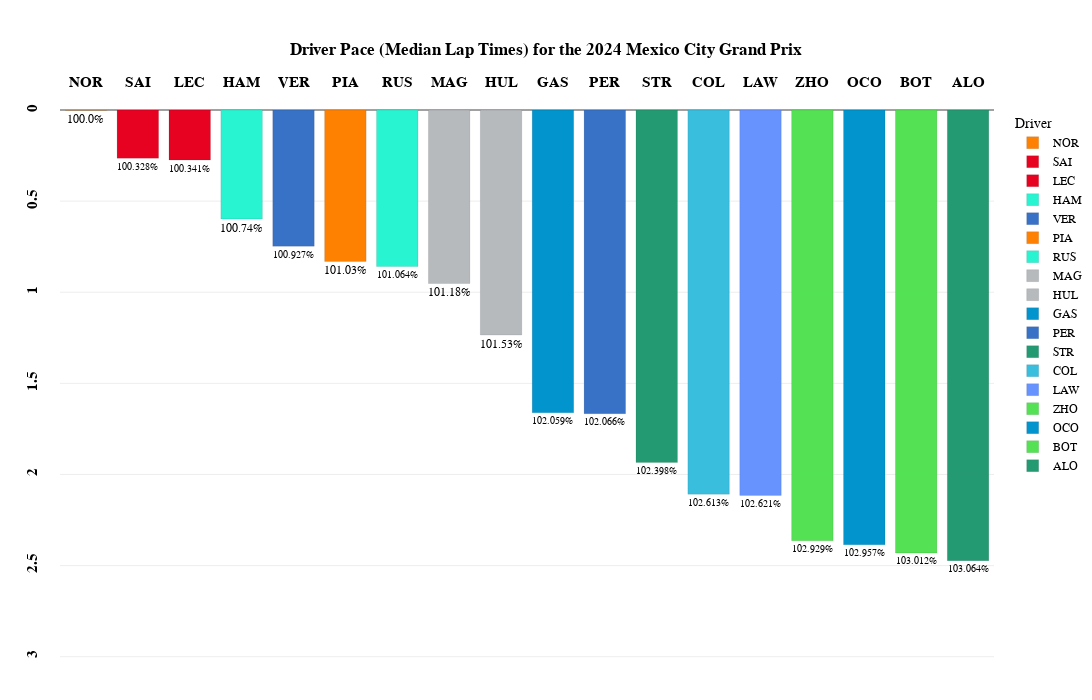

This figure's notebook cell:
### Code cell
fig_median=px.bar(
    transformed_laps_relative_median,
    x="Driver",
    y="Delta",
    color='Driver',
    template="xgridoff",
    title="<b>Driver Pace (Median Lap Times) for the {} {}</b>".format(year,gp),
    text="Delta_Percent",
    height=700, 
    width=1200,
    color_discrete_map={
                 "ALB": "#64C4FF",
                 "ALO": "#229971",
                 "BEA": "#B6BABD",
                 "BOT": "#52e252",
                 "COL": "#37BEDD",
                 "GAS": "#0093cc",
                 "HAM": "#27F4D2",
                 "HUL": "#B6BABD",
                 "LAW": "#6692FF",
                 "LEC": "#E80020",
                 "MAG": "#B6BABD",
                 "NOR": "#FF8000",
                 "OCO": "#0093cc",
                 "PER": "#3671C6",
                 "PIA": "#FF8000",
                 "RIC": "#6692FF",
                 "RUS": "#27F4D2",
                 "SAI": "#E80020",
                 "SAR": "#37BEDD",
                 "STR": "#229971",
                 "TSU": "#6692FF",
                 "VER": "#3671C6",
                 "ZHO": "#52e252"
          }
)

fig_median.update_traces(textposition='outside')

fig_median.update_traces(opacity=0.85)

fig_median.update_traces( marker_line_color='white',marker_line_width=1.5)

fig_median.update_yaxes(tickangle = -90,tickprefix="<b>",ticksuffix ="</b><br>")

fig_median.update_xaxes(tickangle = -0,tickprefix="<b>",ticksuffix ="</b><br>")

fig_median.update_yaxes(range=[transformed_laps_relative_median['Delta'].max()+0.6, 0])

fig_median.update_layout(
    xaxis={'side': 'top'},
    yaxis={'side': 'left'}
)

fig_median.update_xaxes(title_text='')      # Remove axis titles
fig_median.update_yaxes(title_text='')

fig_median.update_xaxes(
        title_standoff = 75
)

fig_median.update_layout(
    title_x=0.5,
    margin=dict(l=60, r=5, t=110, b=30),
    hoverlabel=dict(
    bgcolor="white",
    font_size=16,
    font_family="PT Sans Narrow"
    ),
    yaxis = dict(tickfont = dict(size=15)),
    xaxis = dict(tickfont = dict(size=15)),
    font=dict(
        family="PT Sans Narrow",
        size=12,
        color="Black"
    ),
    title_font_family="PT Sans Narrow"
)
fig_median.update_traces( marker_line_color='Black',marker_line_width=0.1, opacity=0.99)
fig_median.show()

### Figure 1 — Plotly figure (JSON) as saved in the notebook; plotly's stock layout.template omitted (floating-point values rounded to 4 significant figures)
{"data": [{"alignmentgroup": "True", "hovertemplate": "Driver=%{x}<br>Delta=%{y}<br>Delta_Percent=%{text}<extra></extra>", "legendgroup": "NOR", "marker": {"color": "#FF8000", "line": {"color": "Black", "width": 0.1}, "pattern": {"shape": ""}}, "name": "NOR", "offsetgroup": "NOR", "opacity": 0.99, "orientation": "v", "showlegend": true, "text": ["100.0%"], "textposition": "outside", "type": "bar", "x": ["NOR"], "xaxis": "x", "y": [0.001], "yaxis": "y"}, {"alignmentgroup": "True", "hovertemplate": "Driver=%{x}<br>Delta=%{y}<br>Delta_Percent=%{text}<extra></extra>", "legendgroup": "SAI", "marker": {"color": "#E80020", "line": {"color": "Black", "width": 0.1}, "pattern": {"shape": ""}}, "name": "SAI", "offsetgroup": "SAI", "opacity": 0.99, "orientation": "v", "showlegend": true, "text": ["100.328%"], "textposition": "outside", "type": "bar", "x": ["SAI"], "xaxis": "x", "y": [0.265], "yaxis": "y"}, {"alignmentgroup": "True", "hovertemplate": "Driver=%{x}<br>Delta=%{y}<br>Delta_Percent=%{text}<extra></extra>", "legendgroup": "LEC", "marker": {"color": "#E80020", "line": {"color": "Black", "width": 0.1}, "pattern": {"shape": ""}}, "name": "LEC", "offsetgroup": "LEC", "opacity": 0.99, "orientation": "v", "showlegend": true, "text": ["100.341%"], "textposition": "outside", "type": "bar", "x": ["LEC"], "xaxis": "x", "y": [0.275], "yaxis": "y"}, {"alignmentgroup": "True", "hovertemplate": "Driver=%{x}<br>Delta=%{y}<br>Delta_Percent=%{text}<extra></extra>", "legendgroup": "HAM", "marker": {"color": "#27F4D2", "line": {"color": "Black", "width": 0.1}, "pattern": {"shape": ""}}, "name": "HAM", "offsetgroup": "HAM", "opacity": 0.99, "orientation": "v", "showlegend": true, "text": ["100.74%"], "textposition": "outside", "type": "bar", "x": ["HAM"], "xaxis": "x", "y": [0.5975], "yaxis": "y"}, {"alignmentgroup": "True", "hovertemplate": "Driver=%{x}<br>Delta=%{y}<br>Delta_Percent=%{text}<extra></extra>", "legendgroup": "VER", "marker": {"color": "#3671C6", "line": {"color": "Black", "width": 0.1}, "pattern": {"shape": ""}}, "name": "VER", "offsetgroup": "VER", "opacity": 0.99, "orientation": "v", "showlegend": true, "text": ["100.927%"], "textposition": "outside", "type": "bar", "x": ["VER"], "xaxis": "x", "y": [0.748], "yaxis": "y"}, {"alignmentgroup": "True", "hovertemplate": "Driver=%{x}<br>Delta=%{y}<br>Delta_Percent=%{text}<extra></extra>", "legendgroup": "PIA", "marker": {"color": "#FF8000", "line": {"color": "Black", "width": 0.1}, "pattern": {"shape": ""}}, "name": "PIA", "offsetgroup": "PIA", "opacity": 0.99, "orientation": "v", "showlegend": true, "text": ["101.03%"], "textposition": "outside", "type": "bar", "x": ["PIA"], "xaxis": "x", "y": [0.831], "yaxis": "y"}, {"alignmentgroup": "True", "hovertemplate": "Driver=%{x}<br>Delta=%{y}<br>Delta_Percent=%{text}<extra></extra>", "legendgroup": "RUS", "marker": {"color": "#27F4D2", "line": {"color": "Black", "width": 0.1}, "pattern": {"shape": ""}}, "name": "RUS", "offsetgroup": "RUS", "opacity": 0.99, "orientation": "v", "showlegend": true, "text": ["101.064%"], "textposition": "outside", "type": "bar", "x": ["RUS"], "xaxis": "x", "y": [0.859], "yaxis": "y"}, {"alignmentgroup": "True", "hovertemplate": "Driver=%{x}<br>Delta=%{y}<br>Delta_Percent=%{text}<extra></extra>", "legendgroup": "MAG", "marker": {"color": "#B6BABD", "line": {"color": "Black", "width": 0.1}, "pattern": {"shape": ""}}, "name": "MAG", "offsetgroup": "MAG", "opacity": 0.99, "orientation": "v", "showlegend": true, "text": ["101.18%"], "textposition": "outside", "type": "bar", "x": ["MAG"], "xaxis": "x", "y": [0.952], "yaxis": "y"}, {"alignmentgroup": "True", "hovertemplate": "Driver=%{x}<br>Delta=%{y}<br>Delta_Percent=%{text}<extra></extra>", "legendgroup": "HUL", "marker": {"color": "#B6BABD", "line": {"color": "Black", "width": 0.1}, "pattern": {"shape": ""}}, "name": "HUL", "offsetgroup": "HUL", "opacity": 0.99, "orientation": "v", "showlegend": true, "text": ["101.53%"], "textposition": "outside", "type": "bar", "x": ["HUL"], "xaxis": "x", "y": [1.235], "yaxis": "y"}, {"alignmentgroup": "True", "hovertemplate": "Driver=%{x}<br>Delta=%{y}<br>Delta_Percent=%{text}<extra></extra>", "legendgroup": "GAS", "marker": {"color": "#0093cc", "line": {"color": "Black", "width": 0.1}, "pattern": {"shape": ""}}, "name": "GAS", "offsetgroup": "GAS", "opacity": 0.99, "orientation": "v", "showlegend": true, "text": ["102.059%"], "textposition": "outside", "type": "bar", "x": ["GAS"], "xaxis": "x", "y": [1.662], "yaxis": "y"}, {"alignmentgroup": "True", "hovertemplate": "Driver=%{x}<br>Delta=%{y}<br>Delta_Percent=%{text}<extra></extra>", "legendgroup": "PER", "marker": {"color": "#3671C6", "line": {"color": "Black", "width": 0.1}, "pattern": {"shape": ""}}, "name": "PER", "offsetgroup": "PER", "opacity": 0.99, "orientation": "v", "showlegend": true, "text": ["102.066%"], "textposition": "outside", "type": "bar", "x": ["PER"], "xaxis": "x", "y": [1.667], "yaxis": "y"}, {"alignmentgroup": "True", "hovertemplate": "Driver=%{x}<br>Delta=%{y}<br>Delta_Percent=%{text}<extra></extra>", "legendgroup": "STR", "marker": {"color": "#229971", "line": {"color": "Black", "width": 0.1}, "pattern": {"shape": ""}}, "name": "STR", "offsetgroup": "STR", "opacity": 0.99, "orientation": "v", "showlegend": true, "text": ["102.398%"], "textposition": "outside", "type": "bar", "x": ["STR"], "xaxis": "x", "y": [1.935], "yaxis": "y"}, {"alignmentgroup": "True", "hovertemplate": "Driver=%{x}<br>Delta=%{y}<br>Delta_Percent=%{text}<extra></extra>", "legendgroup": "COL", "marker": {"color": "#37BEDD", "line": {"color": "Black", "width": 0.1}, "pattern": {"shape": ""}}, "name": "COL", "offsetgroup": "COL", "opacity": 0.99, "orientation": "v", "showlegend": true, "text": ["102.613%"], "textposition": "outside", "type": "bar", "x": ["COL"], "xaxis": "x", "y": [2.108], "yaxis": "y"}, {"alignmentgroup": "True", "hovertemplate": "Driver=%{x}<br>Delta=%{y}<br>Delta_Percent=%{text}<extra></extra>", "legendgroup": "LAW", "marker": {"color": "#6692FF", "line": {"color": "Black", "width": 0.1}, "pattern": {"shape": ""}}, "name": "LAW", "offsetgroup": "LAW", "opacity": 0.99, "orientation": "v", "showlegend": true, "text": ["102.621%"], "textposition": "outside", "type": "bar", "x": ["LAW"], "xaxis": "x", "y": [2.115], "yaxis": "y"}, {"alignmentgroup": "True", "hovertemplate": "Driver=%{x}<br>Delta=%{y}<br>Delta_Percent=%{text}<extra></extra>", "legendgroup": "ZHO", "marker": {"color": "#52e252", "line": {"color": "Black", "width": 0.1}, "pattern": {"shape": ""}}, "name": "ZHO", "offsetgroup": "ZHO", "opacity": 0.99, "orientation": "v", "showlegend": true, "text": ["102.929%"], "textposition": "outside", "type": "bar", "x": ["ZHO"], "xaxis": "x", "y": [2.364], "yaxis": "y"}, {"alignmentgroup": "True", "hovertemplate": "Driver=%{x}<br>Delta=%{y}<br>Delta_Percent=%{text}<extra></extra>", "legendgroup": "OCO", "marker": {"color": "#0093cc", "line": {"color": "Black", "width": 0.1}, "pattern": {"shape": ""}}, "name": "OCO", "offsetgroup": "OCO", "opacity": 0.99, "orientation": "v", "showlegend": true, "text": ["102.957%"], "textposition": "outside", "type": "bar", "x": ["OCO"], "xaxis": "x", "y": [2.386], "yaxis": "y"}, {"alignmentgroup": "True", "hovertemplate": "Driver=%{x}<br>Delta=%{y}<br>Delta_Percent=%{text}<extra></extra>", "legendgroup": "BOT", "marker": {"color": "#52e252", "line": {"color": "Black", "width": 0.1}, "pattern": {"shape": ""}}, "name": "BOT", "offsetgroup": "BOT", "opacity": 0.99, "orientation": "v", "showlegend": true, "text": ["103.012%"], "textposition": "outside", "type": "bar", "x": ["BOT"], "xaxis": "x", "y": [2.431], "yaxis": "y"}, {"alignmentgroup": "True", "hovertemplate": "Driver=%{x}<br>Delta=%{y}<br>Delta_Percent=%{text}<extra></extra>", "legendgroup": "ALO", "marker": {"color": "#229971", "line": {"color": "Black", "width": 0.1}, "pattern": {"shape": ""}}, "name": "ALO", "offsetgroup": "ALO", "opacity": 0.99, "orientation": "v", "showlegend": true, "text": ["103.064%"], "textposition": "outside", "type": "bar", "x": ["ALO"], "xaxis": "x", "y": [2.473], "yaxis": "y"}], "layout": {"barmode": "relative", "font": {"color": "Black", "family": "PT Sans Narrow", "size": 12}, "height": 700, "hoverlabel": {"bgcolor": "white", "font": {"family": "PT Sans Narrow", "size": 16}}, "legend": {"title": {"text": "Driver"}, "tracegroupgap": 0}, "margin": {"b": 30, "l": 60, "r": 5, "t": 110}, "title": {"font": {"family": "PT Sans Narrow"}, "text": "<b>Driver Pace (Median Lap Times) for the 2024 Mexico City Grand Prix</b>", "x": 0.5}, "width": 1200, "xaxis": {"anchor": "y", "categoryarray": ["NOR", "SAI", "LEC", "HAM", "VER", "PIA", "RUS", "MAG", "HUL", "GAS", "PER", "STR", "COL", "LAW", "ZHO", "OCO", "BOT", "ALO"], "categoryorder": "array", "domain": [0, 1], "side": "top", "tickangle": 0, "tickfont": {"size": 15}, "tickprefix": "<b>", "ticksuffix": "</b><br>", "title": {"standoff": 75, "text": ""}}, "yaxis": {"anchor": "x", "domain": [0, 1], "range": [3.073, 0], "side": "left", "tickangle": -90, "tickfont": {"size": 15}, "tickprefix": "<b>", "ticksuffix": "</b><br>", "title": {"text": ""}}}}
